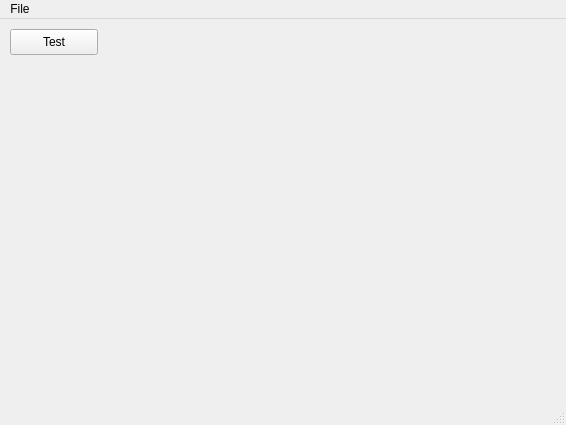
<?xml version="1.0" encoding="UTF-8"?>
<ui version="4.0">
 <class>MainWindow</class>
 <widget class="QMainWindow" name="MainWindow">
  <property name="geometry">
   <rect>
    <x>0</x>
    <y>0</y>
    <width>566</width>
    <height>425</height>
   </rect>
  </property>
  <property name="windowTitle">
   <string>VP415-Host</string>
  </property>
  <widget class="QWidget" name="centralwidget">
   <widget class="QPushButton" name="pushButton">
    <property name="geometry">
     <rect>
      <x>10</x>
      <y>10</y>
      <width>88</width>
      <height>26</height>
     </rect>
    </property>
    <property name="text">
     <string>Test</string>
    </property>
   </widget>
  </widget>
  <widget class="QMenuBar" name="menubar">
   <property name="geometry">
    <rect>
     <x>0</x>
     <y>0</y>
     <width>566</width>
     <height>24</height>
    </rect>
   </property>
   <widget class="QMenu" name="menuFile">
    <property name="title">
     <string>File</string>
    </property>
    <addaction name="actionExit"/>
   </widget>
   <addaction name="menuFile"/>
  </widget>
  <widget class="QStatusBar" name="statusbar"/>
  <action name="actionExit">
   <property name="text">
    <string>Exit</string>
   </property>
  </action>
 </widget>
 <resources/>
 <connections/>
</ui>
